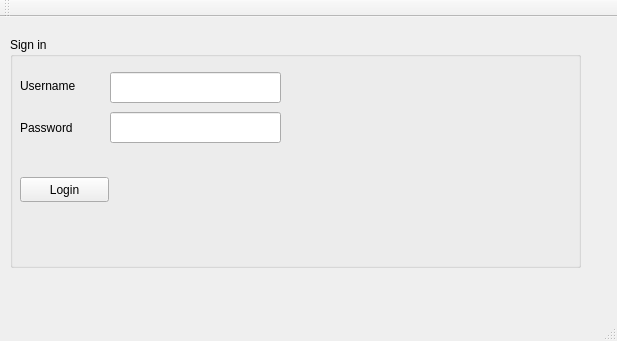
<?xml version="1.0" encoding="UTF-8"?>
<ui version="4.0">
 <class>MainWindow</class>
 <widget class="QMainWindow" name="MainWindow">
  <property name="geometry">
   <rect>
    <x>0</x>
    <y>0</y>
    <width>617</width>
    <height>341</height>
   </rect>
  </property>
  <property name="windowTitle">
   <string>MainWindow</string>
  </property>
  <widget class="QWidget" name="centralWidget">
   <widget class="QGroupBox" name="groupBox">
    <property name="geometry">
     <rect>
      <x>10</x>
      <y>20</y>
      <width>571</width>
      <height>231</height>
     </rect>
    </property>
    <property name="title">
     <string>Sign in</string>
    </property>
    <widget class="QLabel" name="label">
     <property name="geometry">
      <rect>
       <x>10</x>
       <y>40</y>
       <width>67</width>
       <height>17</height>
      </rect>
     </property>
     <property name="text">
      <string>Username</string>
     </property>
    </widget>
    <widget class="QLabel" name="label_2">
     <property name="geometry">
      <rect>
       <x>10</x>
       <y>82</y>
       <width>67</width>
       <height>17</height>
      </rect>
     </property>
     <property name="text">
      <string>Password</string>
     </property>
    </widget>
    <widget class="QPushButton" name="pushButton">
     <property name="geometry">
      <rect>
       <x>10</x>
       <y>140</y>
       <width>89</width>
       <height>25</height>
      </rect>
     </property>
     <property name="text">
      <string>Login</string>
     </property>
    </widget>
    <widget class="QLineEdit" name="lineEdit_username">
     <property name="geometry">
      <rect>
       <x>100</x>
       <y>35</y>
       <width>171</width>
       <height>31</height>
      </rect>
     </property>
    </widget>
    <widget class="QLineEdit" name="lineEdit_password">
     <property name="geometry">
      <rect>
       <x>100</x>
       <y>75</y>
       <width>171</width>
       <height>31</height>
      </rect>
     </property>
    </widget>
   </widget>
   <widget class="QLabel" name="status_label">
    <property name="geometry">
     <rect>
      <x>20</x>
      <y>200</y>
      <width>261</width>
      <height>41</height>
     </rect>
    </property>
    <property name="text">
     <string/>
    </property>
   </widget>
  </widget>
  <widget class="QMenuBar" name="menuBar">
   <property name="geometry">
    <rect>
     <x>0</x>
     <y>0</y>
     <width>617</width>
     <height>22</height>
    </rect>
   </property>
  </widget>
  <widget class="QToolBar" name="mainToolBar">
   <attribute name="toolBarArea">
    <enum>TopToolBarArea</enum>
   </attribute>
   <attribute name="toolBarBreak">
    <bool>false</bool>
   </attribute>
  </widget>
  <widget class="QStatusBar" name="statusBar"/>
 </widget>
 <layoutdefault spacing="6" margin="11"/>
 <resources/>
 <connections/>
</ui>
